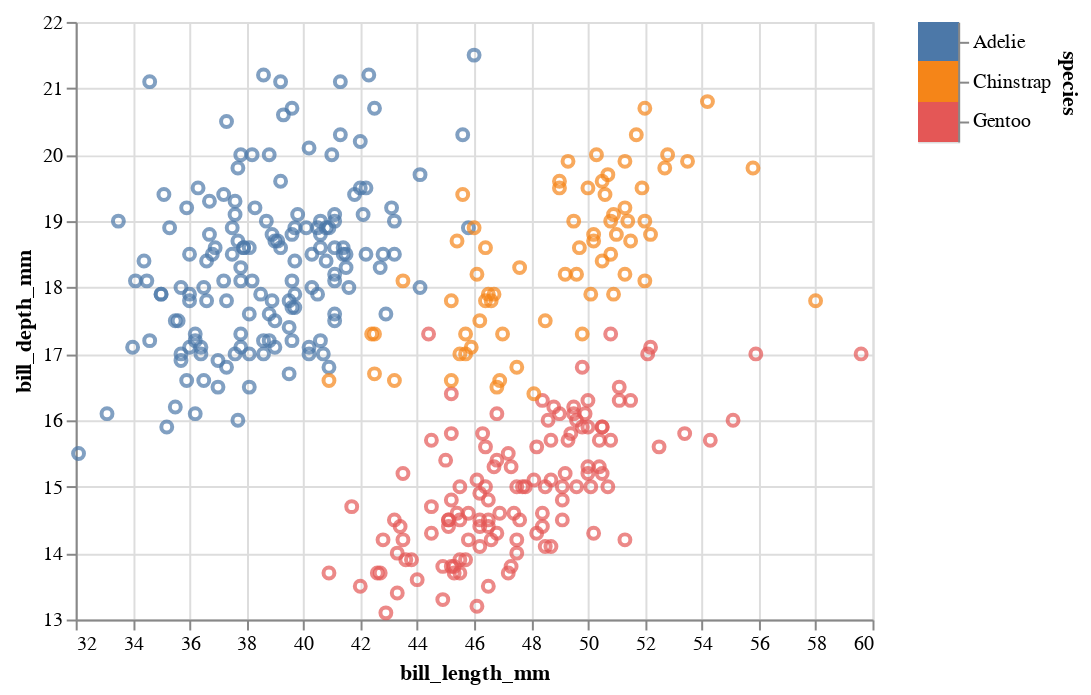

The notebook cell saved with this chart:
### Markdown cell above
## Selections and Conditions
You must first identify a `selection`; this allows a viewer to interact with and select specific parts of your visualization.

Then you need to identy a `condition` that changes depending on what is being selected.

### Example
Here's an example of a rectangular selection -- the user is allowed to click and drag on the graph (the **selection**), and the color of the dots will change depending on whether or not it is inside the selection (the **condition**).

### Code cell
selection = alt.selection_interval()

species_color = alt.condition(selection,   
                              alt.Color("species:N", legend=None),
                              alt.value("lightgray")) 

scatterplot = alt.Chart(penguins).mark_point().encode(
    x=alt.X("bill_length_mm:Q", scale=alt.Scale(zero=False)),
    y=alt.Y("bill_depth_mm:Q", scale=alt.Scale(zero=False)),
    color=species_color
).add_selection( 
    selection
)

legend = alt.Chart(penguins).mark_rect().encode(
    y=alt.Y("species:N", axis=alt.Axis(orient="right")),
    color=species_color
)

scatterplot | legend

### Figure 1 — Vega-Lite specification as saved in the notebook (floating-point values rounded to 4 significant figures; data arrays with more than 128 entries replaced by an {"elided": "..."} marker saying what was removed)
{"config": {"view": {"continuousWidth": 400, "continuousHeight": 300}}, "hconcat": [{"mark": "point", "encoding": {"color": {"condition": {"field": "species", "legend": null, "type": "nominal", "selection": "selector030"}, "value": "lightgray"}, "x": {"field": "bill_length_mm", "scale": {"zero": false}, "type": "quantitative"}, "y": {"field": "bill_depth_mm", "scale": {"zero": false}, "type": "quantitative"}}, "selection": {"selector030": {"type": "interval"}}}, {"mark": "rect", "encoding": {"color": {"condition": {"field": "species", "legend": null, "type": "nominal", "selection": "selector030"}, "value": "lightgray"}, "y": {"axis": {"orient": "right"}, "field": "species", "type": "nominal"}}}], "data": {"name": "data-d00e1631cca48c544438d30d2b470e8a"}, "$schema": "https://vega.github.io/schema/vega-lite/v4.17.0.json", "datasets": {"data-d00e1631cca48c544438d30d2b470e8a": {"elided": "344 records"}}}
